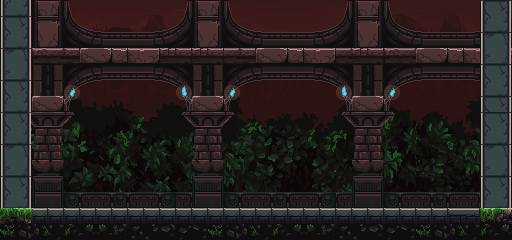

Rendered tile map (Tiled .tmx) drawn with the repository's tilesets; below, a short description and the map source with its tile grids summarised:
An orthogonal 32x15 tile map with 16x16 px tiles, 10 tile layers (background_1, background_2, background_3, background_4, ...), 5 tilesets and 3 objects.

<map version="1.2" tiledversion="1.3.1" orientation="orthogonal" renderorder="right-down" compressionlevel="0" width="32" height="15" tilewidth="16" tileheight="16" infinite="0" nextlayerid="15" nextobjectid="10">
 <tileset firstgid="1" name="main_lev_buildA" tilewidth="16" tileheight="16" tilecount="7056" columns="84">
  <image source="../../textures/texture_castle/main_lev_buildA.png" width="1344" height="1344" />
 </tileset>
 <tileset firstgid="7057" name="main_lev_buildB" tilewidth="16" tileheight="16" tilecount="1024" columns="32">
  <image source="../../textures/texture_castle/main_lev_buildB.png" width="512" height="512" />
 </tileset>
 <tileset firstgid="8081" name="background_sheet" tilewidth="16" tileheight="16" tilecount="3816" columns="53">
  <image source="../../textures/texture_castle/background_sheet.png" width="852" height="1152" />
 </tileset>
 <tileset firstgid="11897" name="torchB1" tilewidth="16" tileheight="16" tilecount="2" columns="1">
  <image source="../../textures/texture_castle/torchB1.png" width="16" height="32" />
 </tileset>
 <tileset firstgid="11899" name="torchA3" tilewidth="16" tileheight="16" tilecount="2" columns="1">
  <image source="../../textures/texture_castle/torchA3.png" width="16" height="32" />
 </tileset>
 <layer id="1" name="background_1" width="32" height="15">
  <data>[480 cells, 480 non-empty, 390 distinct tile ids]</data>
 </layer>
 <layer id="2" name="background_2" width="32" height="15">
  <data>[480 cells, 480 non-empty, 390 distinct tile ids]</data>
 </layer>
 <layer id="3" name="background_3" width="32" height="15">
  <data>[480 cells, 480 non-empty, 390 distinct tile ids]</data>
 </layer>
 <layer id="4" name="background_4" width="32" height="15">
  <data>[480 cells, 480 non-empty, 390 distinct tile ids]</data>
 </layer>
 <layer id="5" name="background_5" width="32" height="15">
  <data>[480 cells, 219 non-empty, 183 distinct tile ids]</data>
 </layer>
 <layer id="6" name="background_6" width="32" height="15">
  <data>[480 cells, 256 non-empty, 208 distinct tile ids]</data>
 </layer>
 <layer id="7" name="floor" width="32" height="15">
  <data>[480 cells, 66 non-empty, 22 distinct tile ids]</data>
 </layer>
 <layer id="8" name="castle" width="32" height="15">
  <data>[480 cells, 264 non-empty, 106 distinct tile ids]</data>
 </layer>
 <layer id="9" name="castle_2" width="32" height="15">
  <data>[480 cells, 56 non-empty, 28 distinct tile ids]</data>
 </layer>
 <layer id="10" name="block" width="32" height="15">
  <data>[480 cells, 62 non-empty, 16 distinct tile ids]</data>
 </layer>
 <objectgroup color="#00ff00" id="11" name="floor_collider">
  <object id="4" x="0.666667" y="208" width="510.667" height="32.6667" />
 </objectgroup>
 <objectgroup color="#ff0000" id="13" name="block_collider_l">
  <object id="7" x="1" y="0.5" width="29" height="207.5" />
 </objectgroup>
 <objectgroup color="#ffaa00" id="14" name="block_collider_r">
  <object id="8" x="480.5" y="-0.5" width="30.5" height="208" />
 </objectgroup>
</map>
